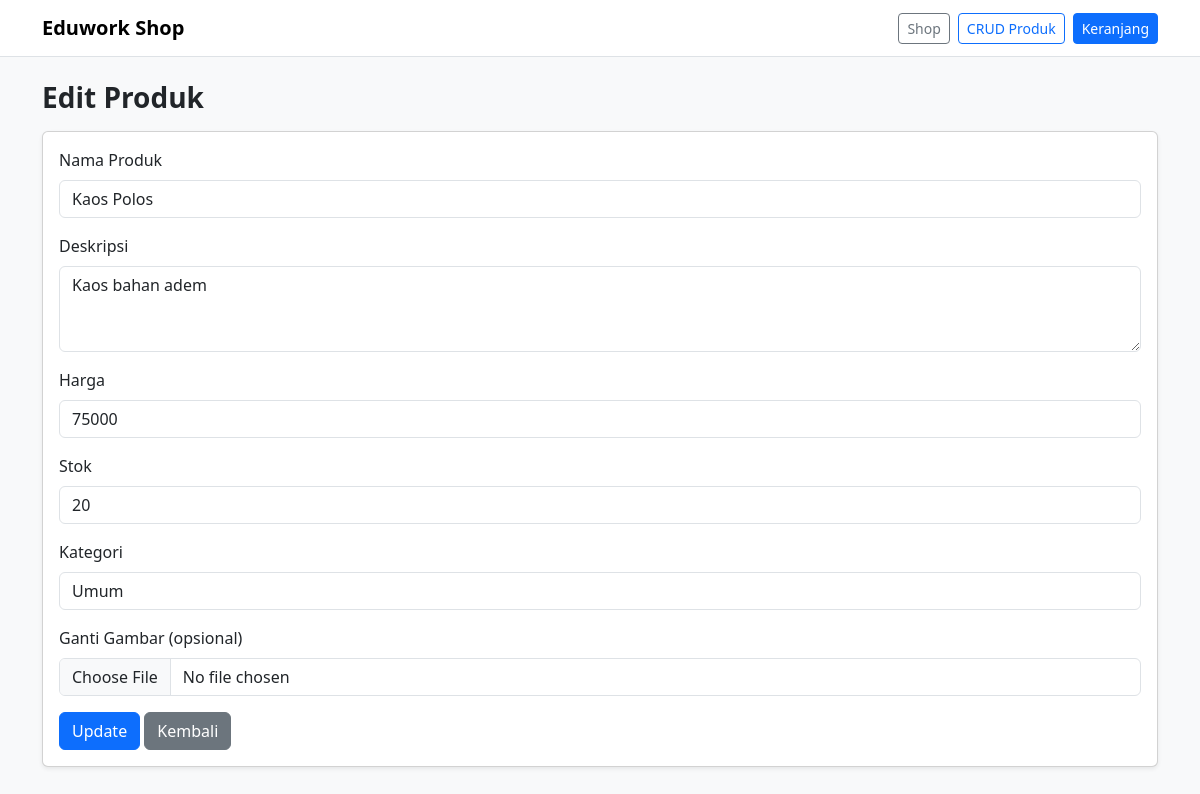
The app's page /products/edit.php?id=2 with its own data.
### tables this page shows
CREATE TABLE `products` (
  `id` int(11) NOT NULL,
  `nama_produk` varchar(100) NOT NULL,
  `harga` int(11) NOT NULL,
  `deskripsi` text DEFAULT NULL,
  `stok` int(11) NOT NULL,
  `kategori` varchar(50) NOT NULL DEFAULT 'Umum',
  `gambar` varchar(255) DEFAULT NULL
);

### repositories/product_repo.php (called while the page is built, shortened)
<?php
function product_find(mysqli $conn, int $id): ?array
{
    $stmt = $conn->prepare(
        "SELECT id, nama_produk, harga, deskripsi, stok, kategori, gambar
         FROM products
         WHERE id = ?"
    );
    $stmt->bind_param("i", $id);
    $stmt->execute();
    $row = $stmt->get_result()->fetch_assoc();
    return $row ?: null;
}

### helpers/helpers.php (called while the page is built, shortened)
<?php
function h($str)
{
    return htmlspecialchars($str ?? "", ENT_QUOTES, "UTF-8");
}

### products/edit.php (the view, shortened to what this page needs)
<?php
require_once __DIR__ . "/../layouts/header.php";
require_once __DIR__ . "/../repositories/product_repo.php";
$id = (int)($_GET["id"] ?? 0);
$product = product_find($conn, $id);
?>
<h1 class="h3 fw-bold mb-3">Edit Produk</h1>
<div class="card shadow-sm">
    <div class="card-body">
        <form action="update.php" method="POST" enctype="multipart/form-data">
            <div class="mb-3">
                <label class="form-label">Nama Produk</label>
                <input class="form-control" name="nama_produk" value="<?= h($product["nama_produk"]) ?>">
            </div>
            <div class="mb-3">
                <label class="form-label">Deskripsi</label>
                <textarea class="form-control" name="deskripsi" rows="3"><?= h($product["deskripsi"]) ?></textarea>
            </div>
            <div class="mb-3">
                <label class="form-label">Harga</label>
                <input class="form-control" type="number" name="harga" value="<?= (int)$product["harga"] ?>">
            </div>
            <div class="mb-3">
                <label class="form-label">Stok</label>
                <input class="form-control" type="number" name="stok" value="<?= (int)$product["stok"] ?>">
            </div>
            <div class="mb-3">
                <label class="form-label">Kategori</label>
                <input class="form-control" name="kategori" value="<?= h($product["kategori"] ?? "Umum") ?>">
            </div>
            <div class="mb-3">
                <label class="form-label">Ganti Gambar (opsional)</label>
                <input class="form-control" type="file" name="gambar" accept="image/*">
            </div>
            <button class="btn btn-primary" type="submit">Update</button>
            <a class="btn btn-secondary" href="index.php">Kembali</a>
        </form>
    </div>
</div>
<?php require_once __DIR__ . "/../layouts/footer.php"; ?>

### records on screen
products: nama_produk "Kaos Polos", deskripsi "Kaos bahan adem", harga "75000", stok "20", kategori "Umum"
